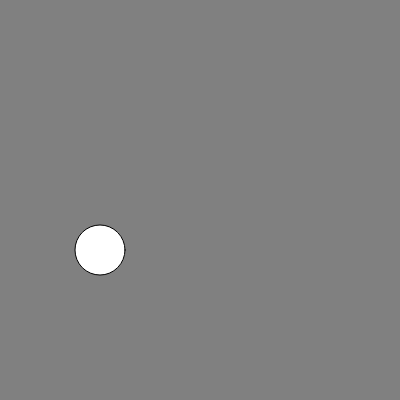
Frame 1 (no input)
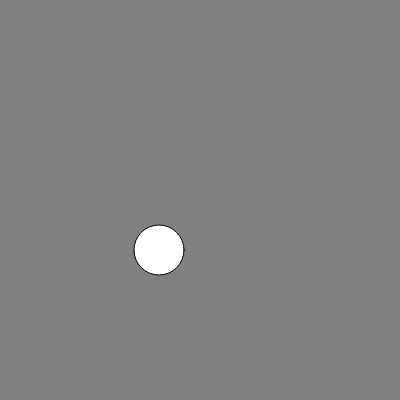
Frame 60 (no input)
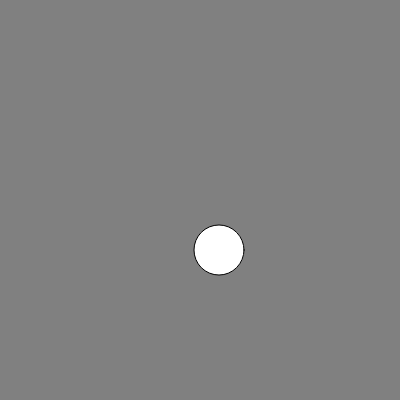
Frame 120 (the mouse pressed at the canvas centre since frame 60)

The p5.js sketch that drew these frames (run headless with seeded random() and noise() and a simulated clock; from frame 60 on, the mouse is pressed at the canvas centre):

// p5.js sketch
// ── sketch.js
var ball=
{
x:100,
y:250,
r:50,
xSpeed:0,
ySpeed:0,
color:["white","green","black"]
}

function setup() {
  createCanvas(400, 400);
}

function draw() {
  background("grey");
  circle(ball.x,ball.y,ball.r)
  fill(ball.color[0])
  ball.xSpeed=1
  ball.x=ball.x+ball.xSpeed
}
